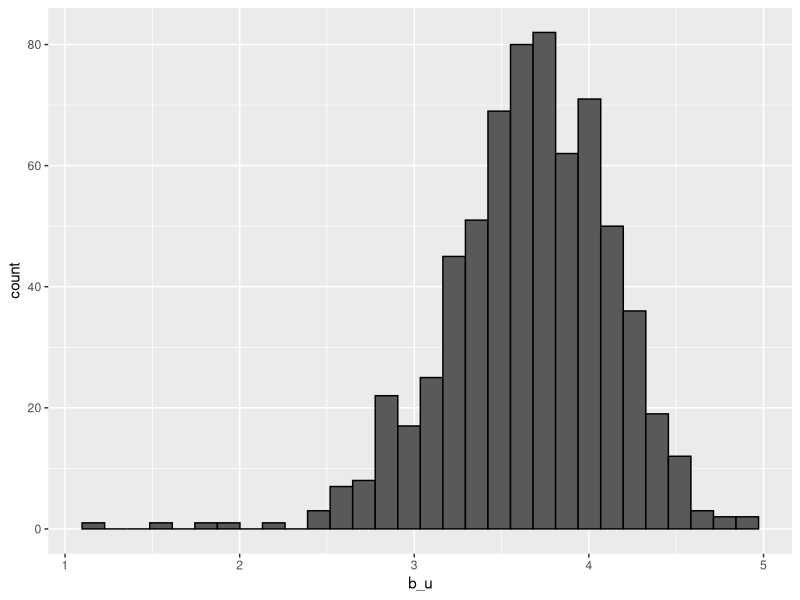
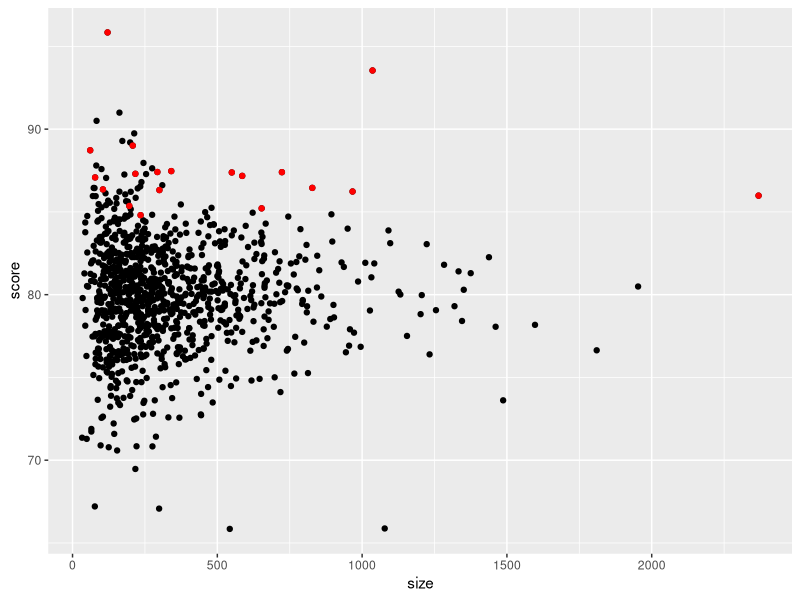

R code for these plots, in order: (Note: this script raises an error after producing the figures.)
#Recommendation Systems
#Library
library(dslabs)
library(tidyverse)
data("movielens")

#setup training and testing data sets
movielens %>%
  summarize(n_users = n_distinct(userId),
            n_movies = n_distinct(movieId))

library(caret)
set.seed(755)
test_index <- createDataPartition(y = movielens$rating, times = 1,
                                  p = 0.2, list = FALSE)
train_set <- movielens[-test_index,]
test_set <- movielens[test_index,]

test_set <- test_set %>% 
  semi_join(train_set, by = "movieId") %>%
  semi_join(train_set, by = "userId")

#Develop model
#first model- mean

RMSE <- function(true_ratings, predicted_ratings){
  sqrt(mean((true_ratings - predicted_ratings)^2))
}

mu_hat <- mean(train_set$rating)
mu_hat

naive_rmse <- RMSE(test_set$rating, mu_hat)
naive_rmse

#second model- any data
predictions <- rep(2.5, nrow(test_set))
RMSE(test_set$rating, predictions)

#third model- avg of a movie
#model(it will takes a longtime to train):
#fit <- lm(rating ~ as.factor(userId), data = movielens)
#estimate model
mu <- mean(train_set$rating) 
movie_avgs <- train_set %>% 
  group_by(movieId) %>% 
  summarize(b_i = mean(rating - mu))

predicted_ratings <- mu + test_set %>% 
  left_join(movie_avgs, by='movieId') %>%
  pull(b_i)

model_1_rmse <- RMSE(predicted_ratings, test_set$rating)
model_1_rmse

#fourth model- avg rating of a user
#plot the rating of users
train_set %>% 
  group_by(userId) %>% 
  summarize(b_u = mean(rating)) %>% 
  filter(n()>=100) %>%
  ggplot(aes(b_u)) + 
  geom_histogram(bins = 30, color = "black")

#model(it will takes a longtime to train):
#lm(rating ~ as.factor(movieId) + as.factor(userId))

#estimate model
user_avgs <- train_set %>% 
  left_join(movie_avgs, by='movieId') %>%
  group_by(userId) %>%
  summarize(b_u = mean(rating - mu - b_i))

predicted_ratings <- test_set %>% 
  left_join(movie_avgs, by='movieId') %>%
  left_join(user_avgs, by='userId') %>%
  mutate(pred = mu + b_i + b_u) %>%
  pull(pred)

model_2_rmse <- RMSE(predicted_ratings, test_set$rating)
model_2_rmse

#Regularization
library(dslabs)
test_set %>% 
  left_join(movie_avgs, by='movieId') %>%
  mutate(residual = rating - (mu + b_i)) %>%
  arrange(desc(abs(residual))) %>% 
  select(title,  residual) %>% slice(1:10) %>% pull(title) 

#best movie and worse movie
movie_titles <- movielens %>% 
  dplyr::select(movieId, title) %>%
  distinct()

movie_avgs %>% left_join(movie_titles, by="movieId") %>%
  arrange(desc(b_i)) %>% 
  dplyr::select(title, b_i) %>% 
  slice(1:10) %>%  
  pull(title)

movie_avgs %>% left_join(movie_titles, by="movieId") %>%
  arrange(b_i) %>% 
  dplyr::select(title, b_i) %>% 
  slice(1:10) %>%  
  pull(title)

#frequency of a movie is rated
train_set %>% count(movieId) %>% 
  left_join(movie_avgs) %>%
  left_join(movie_titles, by="movieId") %>%
  arrange(desc(b_i)) %>% 
  slice(1:10) %>% 
  pull(n)

train_set %>% dplyr::count(movieId) %>% 
  left_join(movie_avgs) %>%
  left_join(movie_titles, by="movieId") %>%
  arrange(b_i) %>%
  slice(1:10) %>% 
  pull(n)


#Q1
#simulate a school dataset
#num of student in each school
set.seed(1986)
n <- round(2^rnorm(1000, 8, 1))

#true quality
set.seed(1)
mu <- round(80 + 2*rt(1000, 5))
range(mu)
schools <- data.frame(id = paste("PS",1:1000),
                      size = n,
                      quality = mu,
                      rank = rank(-mu))

#top ten
schools %>% 
  top_n(10, quality) %>% 
  arrange(desc(quality))

#simulate test result
scores <- sapply(1:nrow(schools), function(i){
  scores <- rnorm(schools$size[i], schools$quality[i], 30)
  scores
})
schools <- schools %>% mutate(score = sapply(scores, mean))

#Q1
schools %>% 
  top_n(10, score) %>% 
  arrange(desc(score))

#Q2
schools %>%
  summarise(median(size))

schools %>% 
  top_n(10, score) %>% 
  arrange(desc(score)) %>%
  summarise(median(size))

#Q3
schools %>% 
  top_n(-10, score) %>% 
  arrange(score) %>%
  summarise(median(size))

#Q4
top_10_rating <- schools %>%
  top_n(10, quality)%>% 
  arrange(desc(quality))

ggplot(data=schools, aes(x=size, y=score)) +
  geom_point() +
  geom_point(data=top_10_rating, aes(x=size, y=score), colour='red')

#Q5
overall <- mean(sapply(scores, mean))

schools$score
head(scores)
b_i <- sum(scores-overall)/(schools$size+25)

schools %>% 
  arrange(desc(b_i)) %>%
  dplyr::select(id, b_i, score, size) %>% 
  slice(1:10) %>%
  mutate(score+b_i)
